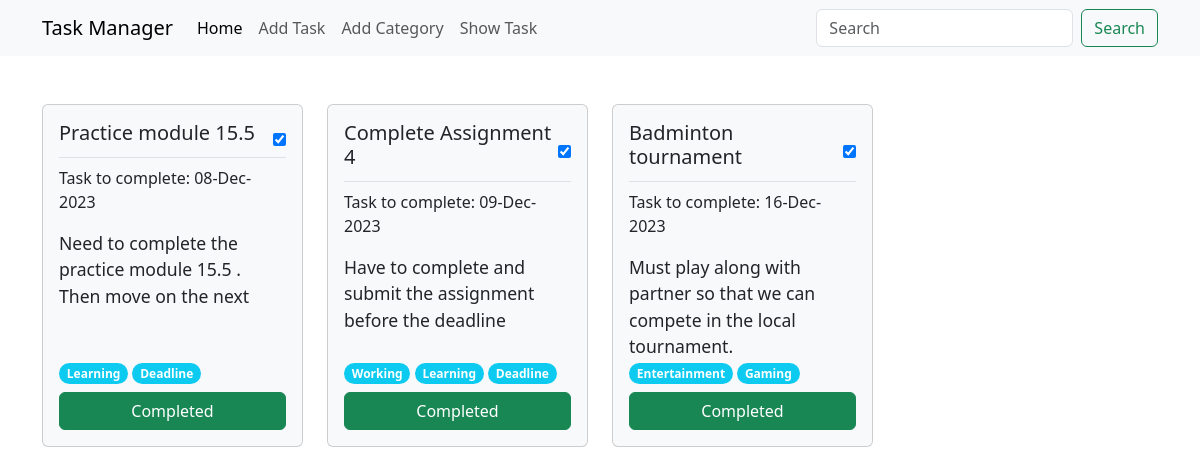
Page /show_task/ on the earlier database version.
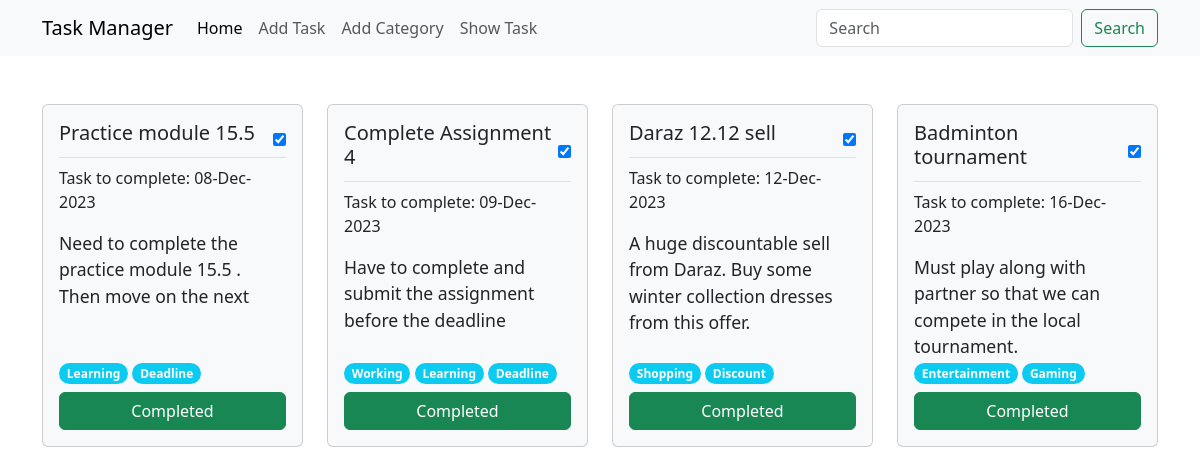
Same page on the later database version.
### task/models.py (models this page shows, shortened)
class TaskModel(models.Model):
      taskTitle = models.CharField(max_length = 50)
      taskDescription = models.TextField()
      is_completed = models.BooleanField(default = False)
      task_assign_date = models.DateTimeField()
      categories = models.ManyToManyField(CategoryModel)

### category/models.py (models this page shows, shortened)
class CategoryModel(models.Model):
      category_name = models.CharField(max_length = 20)

### show_task/views.py (the view)
# urls.py: path('', views.show_task, name = 'show_task')
def show_task(request):
      mark_tasks_as_completed()
      tasks = TaskModel.objects.order_by('task_assign_date').all()
      return render(request, 'show_task.html', {'tasks': tasks})

### show_task/views.py (called while the page is built)
def mark_tasks_as_completed():
      overdue_tasks = TaskModel.objects.filter(task_assign_date__lt = timezone.now().date(), is_completed = False)
      completed_tasks = TaskModel.objects.filter(is_completed = True)
      for task in overdue_tasks:
            task.is_completed = True
            task.save()

### show_task/templates/show_task.html (shortened to what this page needs)
{% extends 'base.html' %}
{% block content %}
<div class="row row-cols-1 row-cols-md-4 g-4">
      {% for task in tasks %}
          <div class="col-md-3 ">
              <div class="card h-100 bg-light">
                  <div class="card-body d-flex flex-column">
                      <div class="d-flex justify-content-between align-items-center mb-2 border-bottom">
                          <h5 class="card-title pb-1">{{task.taskTitle}}</h5>
                          <input type="checkbox" aria-label="Checkbox for following text input" id="taskCheckbox{{ task.id }}" {% if task.is_completed %}checked{% endif %} onchange="updateIsCompleted(this)">
                      </div>
                      <div class="down-portion flex-grow-1">
                          <p class="card-text">Task to complete: {{ task.task_assign_date | date:"d-M-Y" }}</p>
                          <p class="card-text" style="font-weight: 500; font-size: 1.1em;">{{ task.taskDescription }}</p>
                      </div>
                      <div class="d-flex flex-row justify-content-start align-items-center">
                        <p class="card-text">
                              {% for category in task.categories.all %}
                                    <span class="badge rounded-pill bg-info">{{ category.category_name }}</span>
                              {% endfor %}
                          </p>
                      </div>
                          {% if task.is_completed %}
                              <a href="{% url 'completed' task.id %}" class="btn btn-success mt-2">Completed</a>
                          {% else %}
                              <div class="buttons mt-2 d-flex justify-content-between">
                                    <a href="{% url 'edit_task' task.id %}" class="btn btn-warning">Edit</a>
                                    <a href="{% url 'delete_task' task.id %}" class="btn btn-danger">Delete</a>
                              </div>
                          {% endif %}
                  </div>
              </div>
          </div>
      {% endfor %}
  </div>
{% endblock %}

Differences in the rows shown:
added TaskModel: taskTitle "Daraz 12.12 sell", is_completed "☑", task_assign_date "12-Dec-2023", taskDescription "A huge discountable sell from Daraz. Buy some winter collection dresses from this offer.", shows "Completed"
added CategoryModel: category_name "Shopping", shown under "Daraz 12.12 sell"
added CategoryModel: category_name "Discount", shown under "Daraz 12.12 sell"
